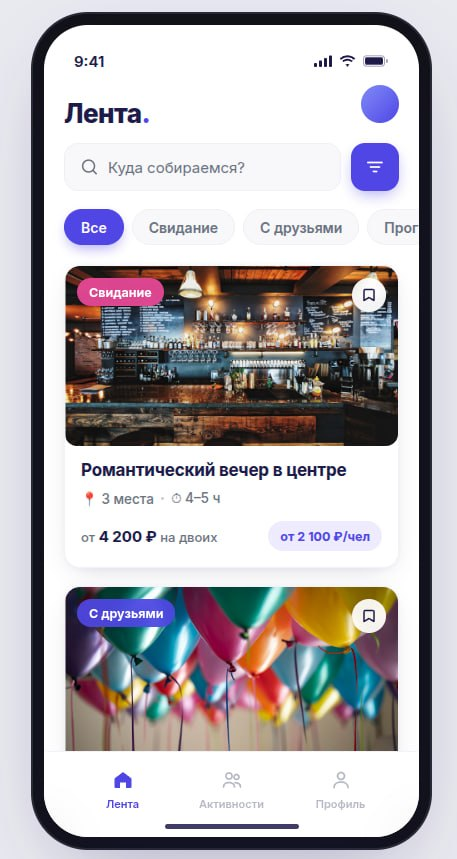
#> input picture spenday/2.jpeg, 457 x 859 px
$ python process_assets.py
#> lines starting #> are read from the running program, lines starting #| are printed output that depends on the picture; after the words box and inside, x2 and y2 are one past the last pixel; in counts of white or black regions, pixels touching at a corner belong together
"""Turn the raw app screenshots (phone-on-lavender JPEGs) into clean floating
phone PNGs: transparent margin + soft baked drop-shadow. Output -> assets/."""
import os
from PIL import Image, ImageDraw, ImageFilter

SRC = os.path.join(os.path.dirname(__file__), "..", "spenday")
OUT = os.path.join(os.path.dirname(__file__), "assets")
os.makedirs(OUT, exist_ok=True)

# raw filename -> semantic name
MAP = {
    "2.jpeg": "feed",
    "3.jpeg": "feed2",
    "4.jpeg": "scenario",
    "5.jpeg": "scenario2",
    "6.jpeg": "vote",
    "7.jpeg": "vote2",
    "8.jpeg": "build",
    "9.jpeg": "build2",
    "10.jpeg": "calc",
    "11.jpeg": "calc2",
    "Unknown.jpeg": "profile",
}

PAD = 70           # transparent padding around the phone for the shadow
SH_BLUR = 24       # shadow softness
SH_OFFY = 16       # shadow vertical offset
SH_ALPHA = 0.40    # shadow opacity


def cutout(path):
    """Flood-fill the lavender margin from the 4 corners -> transparent."""
#> called with path = 'spenday_deck/../spenday/2.jpeg'
    im = Image.open(path).convert("RGB")
#> im is the input picture: PIL image 457x859 RGB; mean R, G, B 183.3, 179.3, 183.2
    w, h = im.size
#> w = 457; h = 859
    key = (255, 0, 255)
    flood = im.copy()
    for seed in [(1, 1), (w - 2, 1), (1, h - 2), (w - 2, h - 2)]:
        ImageDraw.floodfill(flood, seed, key, thresh=70)
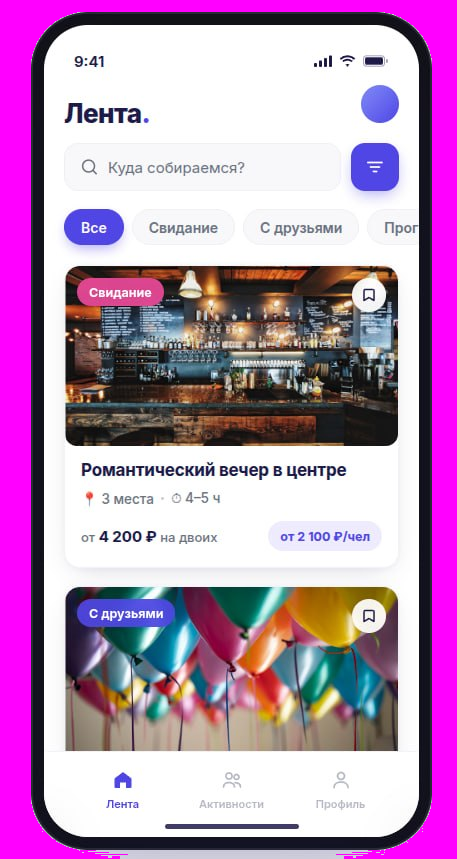
#> flood: PIL image 457x859 RGB; mean R, G, B 187.6, 146.7, 186.4
    rgba = im.convert("RGBA")
    px_f = flood.load()
    px_a = rgba.load()
    for y in range(h):
        for x in range(w):
            if px_f[x, y] == key:
                px_a[x, y] = (0, 0, 0, 0)
    # crop to the opaque bbox
    bbox = rgba.getbbox()
#> bbox = (31, 12, 432, 859)
    return rgba.crop(bbox)


def with_shadow(phone):
    w, h = phone.size
#> w = 401; h = 847
    canvas = Image.new("RGBA", (w + 2 * PAD, h + 2 * PAD), (0, 0, 0, 0))
#> canvas: PIL image 541x987 RGBA; every value is 0
    # shadow from alpha silhouette
    alpha = phone.split()[3]
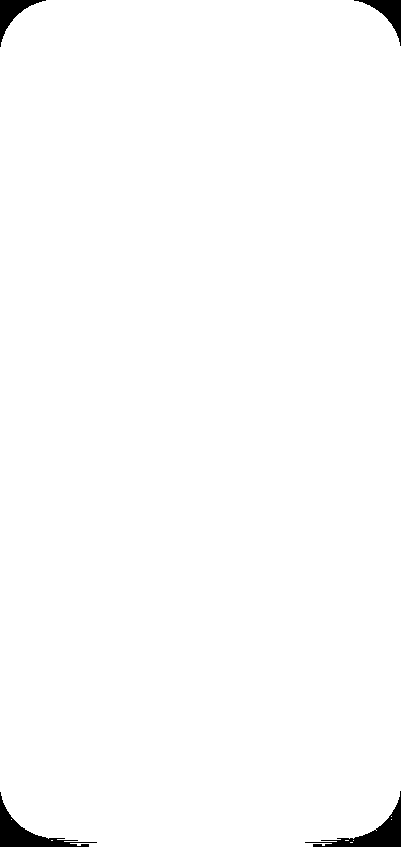
#> alpha: PIL image 401x847 L; 98.8% white; 4 black regions, box (x1, y1, x2, y2) and area: (0, 792, 97, 847) 1328, (305, 791, 401, 847) 1324, (0, 0, 46, 47) 656, (354, 0, 401, 46) 654
    shadow = Image.new("RGBA", canvas.size, (0, 0, 0, 0))
    sh_alpha = alpha.point(lambda a: int(a * SH_ALPHA))
    black = Image.new("RGBA", phone.size, (20, 18, 50, 255))
    black.putalpha(sh_alpha)
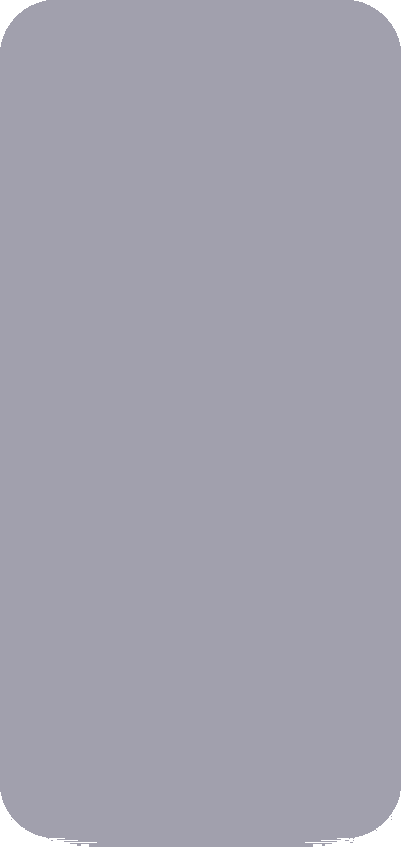
#> black: PIL image 401x847 RGBA; mean R, G, B, A 20, 18, 50, 100.8; transparent parts drawn white
    shadow.paste(black, (PAD, PAD + SH_OFFY), black)
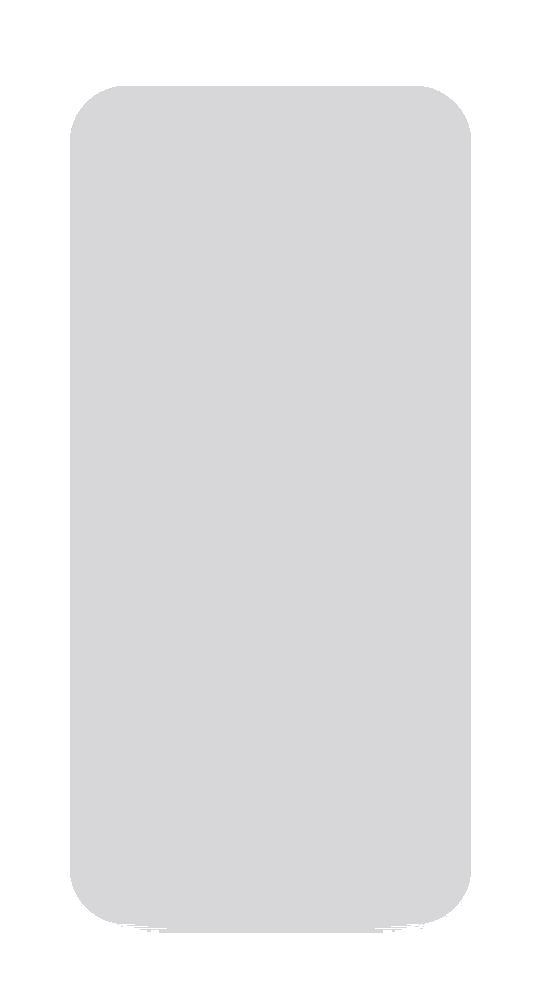
#> shadow: PIL image 541x987 RGBA; mean R, G, B, A 5, 4.4, 12.6, 25.8; transparent parts drawn white
    shadow = shadow.filter(ImageFilter.GaussianBlur(SH_BLUR))
    canvas = Image.alpha_composite(canvas, shadow)
    canvas.paste(phone, (PAD, PAD), phone)
    return canvas


for raw, name in MAP.items():
    p = os.path.join(SRC, raw)
    if not os.path.exists(p):
        print("MISSING", raw)
        continue
    phone = cutout(p)
    out = with_shadow(phone)
    out.save(os.path.join(OUT, f"phone_{name}.png"))
    print(f"{raw:14s} -> phone_{name}.png  {out.size[0]}x{out.size[1]}")
#| 2.jpeg         -> phone_feed.png  541x987
#> pass 2 of the loop `for raw, name in MAP.items():`:
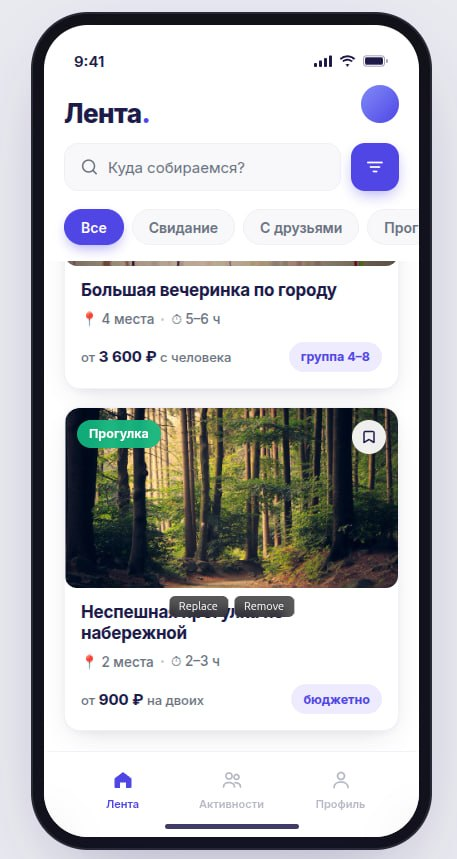
#> input picture spenday/3.jpeg, 457 x 859 px
#> in cutout, im is the input picture: PIL image 457x859 RGB; mean R, G, B 195, 195.5, 197.8
#> in with_shadow (call 2), `alpha = phone.split()[3]`:
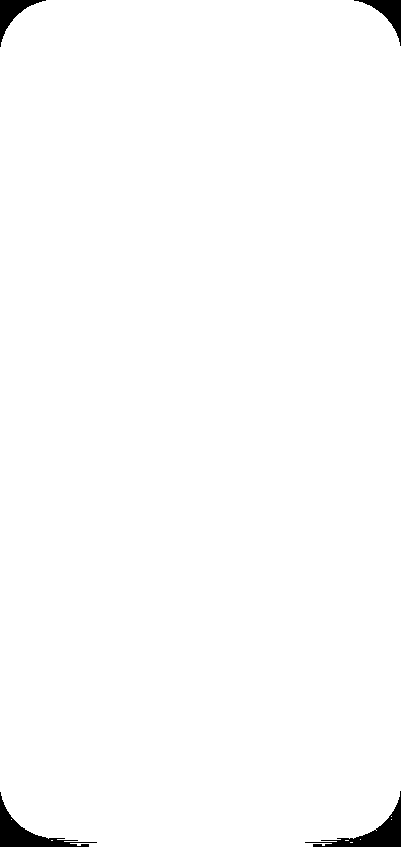
#> alpha: PIL image 401x847 L; 98.8% white; 4 black regions, box (x1, y1, x2, y2) and area: (0, 792, 97, 847) 1329, (305, 791, 401, 847) 1322, (0, 0, 46, 47) 655, (354, 0, 401, 46) 653
#| 3.jpeg         -> phone_feed2.png  541x987
#> pass 3 of the loop `for raw, name in MAP.items():`:
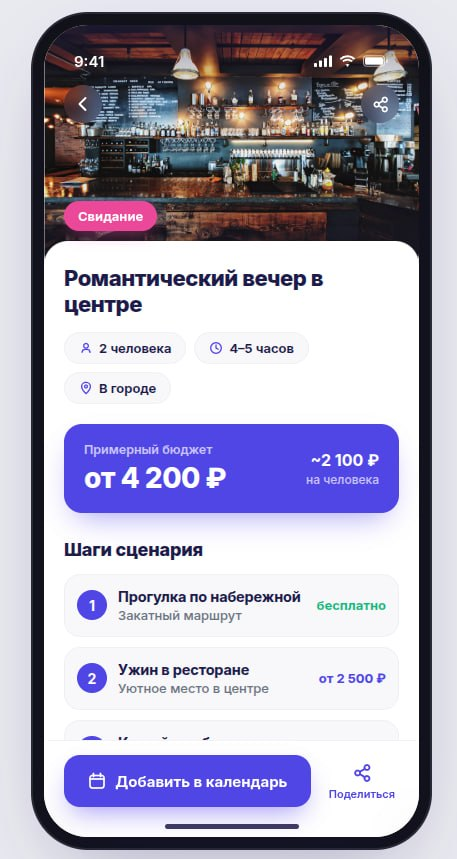
#> input picture spenday/4.jpeg, 457 x 859 px
#> in cutout, im is the input picture: PIL image 457x859 RGB; mean R, G, B 173.2, 169, 189.5
#> alpha: PIL image 401x847 L; 98.8% white; 4 black regions, box (x1, y1, x2, y2) and area: (0, 792, 97, 847) 1329, (305, 791, 401, 847) 1324, (0, 0, 46, 47) 655, (354, 0, 401, 46) 654
#| 4.jpeg         -> phone_scenario.png  541x987
#> the loop made 11 passes; the first 3 are shown

# QA composite: phones on navy + white to check for halos
qa = Image.new("RGBA", (1400, 700), (30, 27, 74, 255))
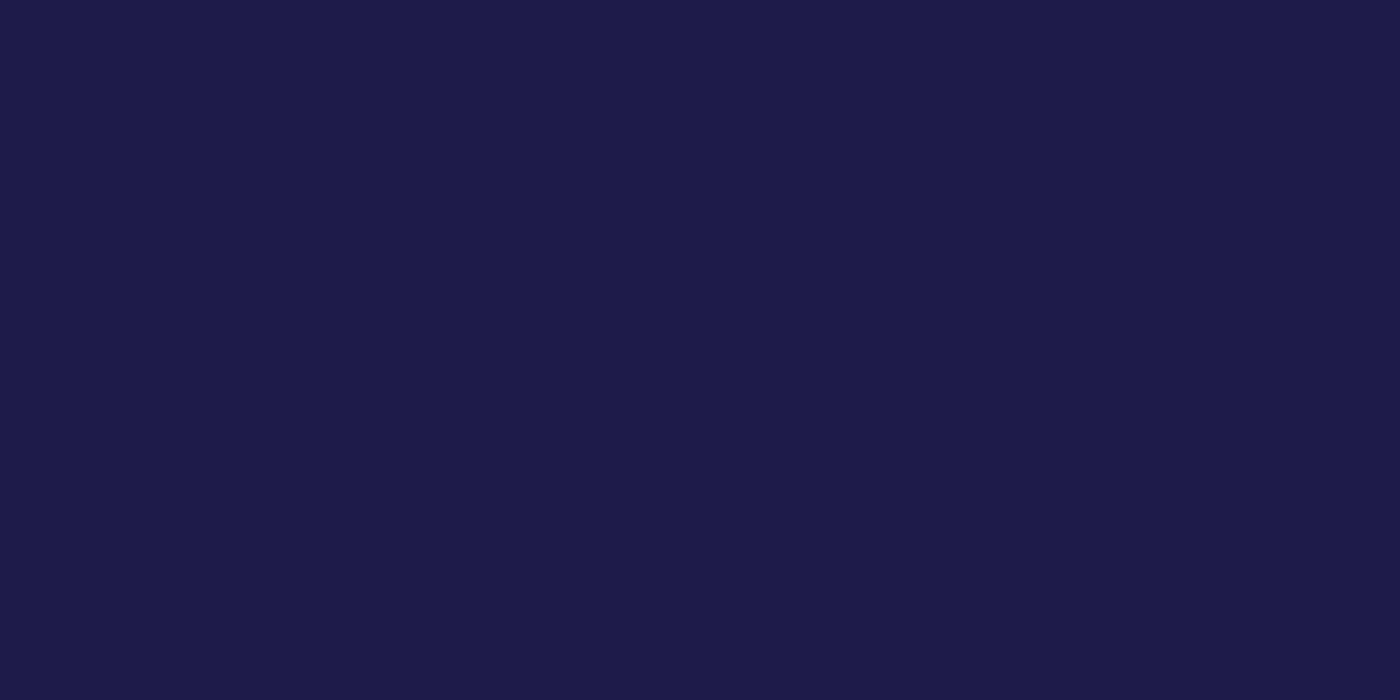
#> qa: PIL image 1400x700 RGBA; mean R, G, B, A 30, 27, 74, 255
ImageDraw.Draw(qa).rectangle([700, 0, 1400, 700], fill=(255, 255, 255, 255))
for i, name in enumerate(["feed", "scenario", "calc"]):
    ph = Image.open(os.path.join(OUT, f"phone_{name}.png"))
    ph = ph.resize((int(ph.size[0] * 620 / ph.size[1]), 620))
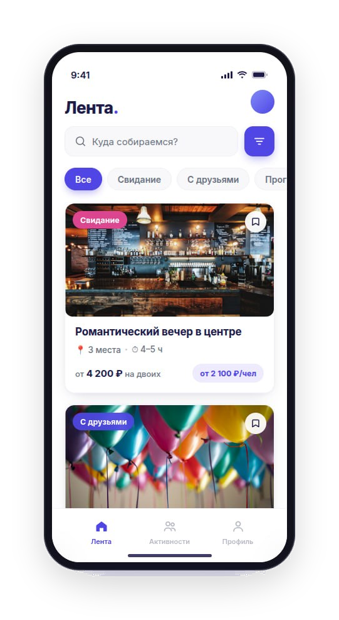
#> ph: PIL image 339x620 RGBA; mean R, G, B, A 111.1, 108.1, 110.6, 162.2; transparent parts drawn white
    qa.alpha_composite(ph, (60 + i * 220, 40))
    qa.alpha_composite(ph, (760 + i * 220, 40))
#> pass 2 of the loop `for i, name in enumerate(["feed", "scenario", "calc"]):`:
#> `qa.alpha_composite(ph, (760 + i * 220, 40))`:
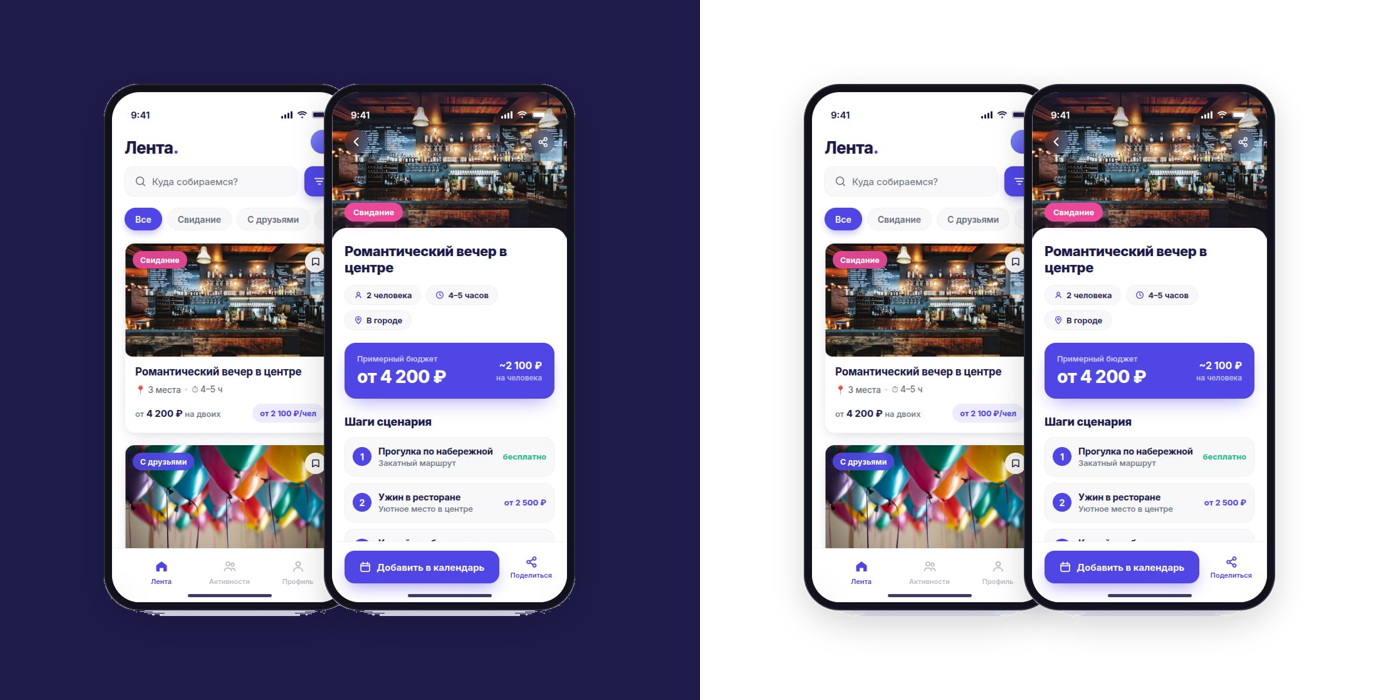
#> qa: PIL image 1400x700 RGBA; mean R, G, B, A 156.1, 152.8, 171, 255
#> pass 3 of the loop `for i, name in enumerate(["feed", "scenario", "calc"]):`:
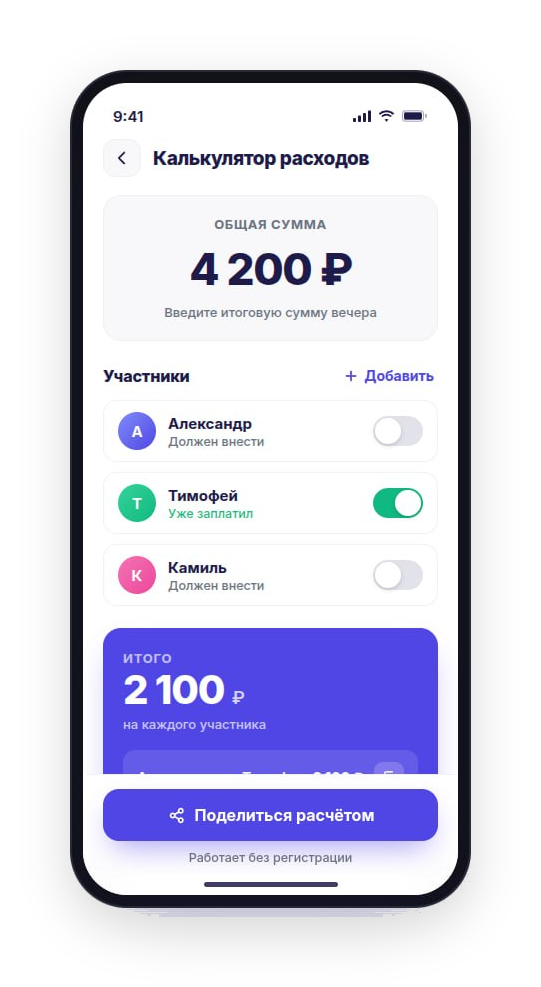
#> input picture spenday_deck/assets/phone_calc.png, 541 x 987 px
#> ph is the input picture: PIL image 541x987 RGBA; mean R, G, B, A 120.5, 119.6, 140.6, 162.2
#> ph: PIL image 339x620 RGBA
#> `qa.alpha_composite(ph, (760 + i * 220, 40))`:
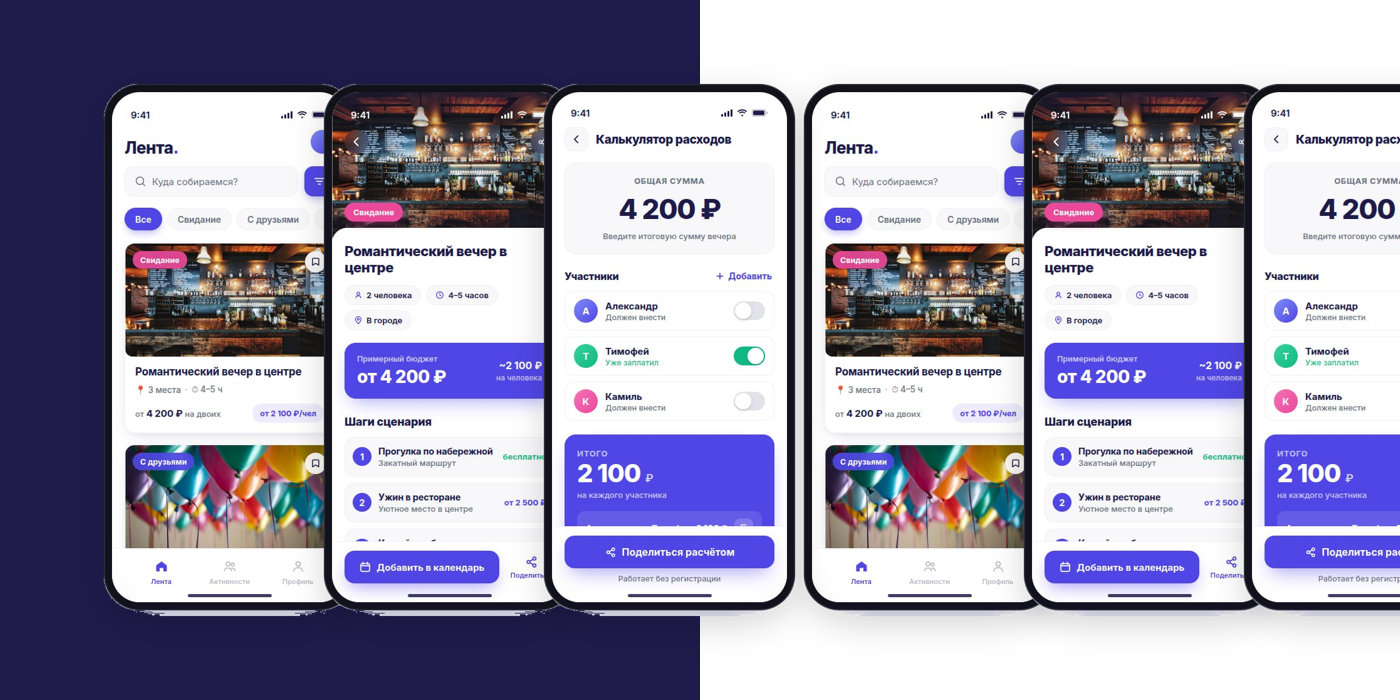
#> qa: PIL image 1400x700 RGBA; mean R, G, B, A 160.5, 157.1, 179, 255
qa.convert("RGB").save(os.path.join(OUT, "_qa_cutout.png"))
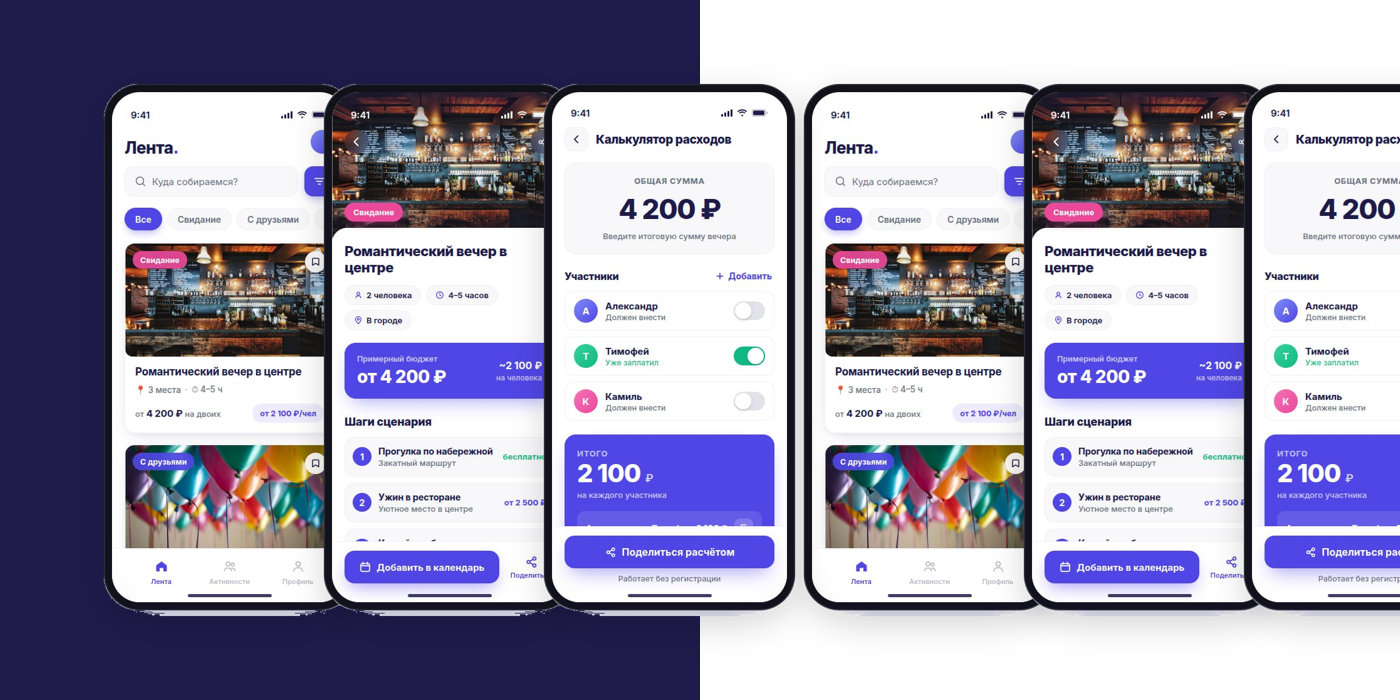
#> saved as _qa_cutout.png: PIL image 1400x700 RGB; mean R, G, B 160.5, 157.1, 179
print("QA -> assets/_qa_cutout.png")
